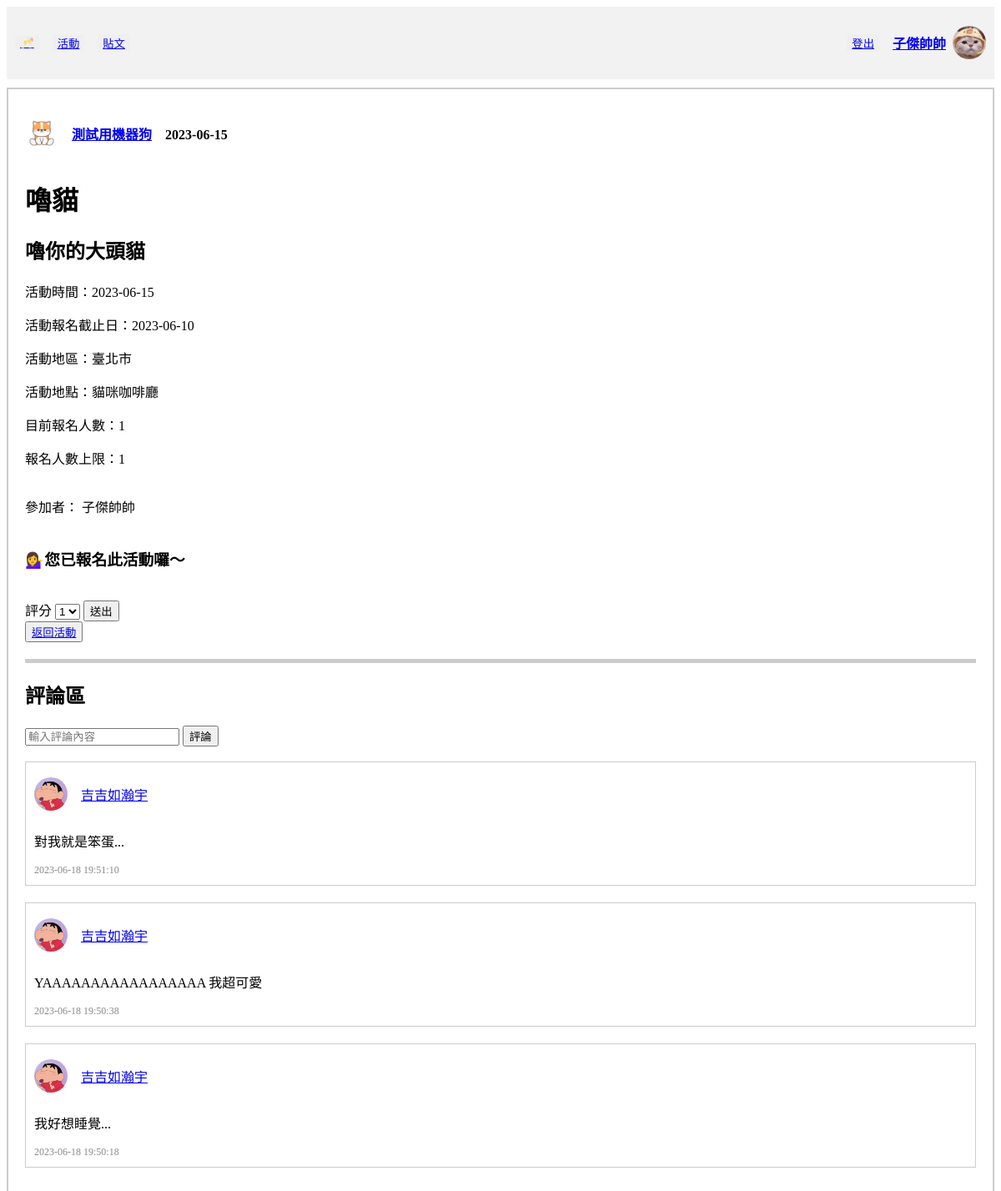
The page /activity/activities/activity_detail/77d75086-9847-444d-a099-e75c987ea84b (signed in) on the database its author committed.
### tables this page shows
CREATE TABLE "User" (
	"userID"	INTEGER,
	"password"	VARCHAR(10),
	"nickname"	VARCHAR(10) NOT NULL,
	"gender"	VARCHAR(1) NOT NULL,
	"birth"	TEXT,
	"cellphone"	VARCHAR(10),
	"email"	TEXT UNIQUE,
	"image" TEXT,
	PRIMARY KEY("userID" AUTOINCREMENT)
);

CREATE TABLE "Activity" (
	"activityID"	VARCHAR(36),
	"title"	VARCHAR(10),
	"time"	TEXT,
	"area"	TEXT,
	"location"	TEXT,
	"category"	TEXT,
	"peopleLimited"	INTEGER,
	"fee"	INTEGER,
	"expireDate"	TEXT,
	"organizerUserID"	INTEGER,
	"Intro"	VARCHAR(50),
	"createTime"	TEXT,
	FOREIGN KEY("organizerUserID") REFERENCES "User"("userID"),
	PRIMARY KEY("activityID")
);

CREATE TABLE "Participant" (
	"participantUserID"	INTEGER,
	"participantActivityID"	VARCHAR(36),
	"score"	INTEGER,
	FOREIGN KEY("participantUserID") REFERENCES "User"("userID"),
	FOREIGN KEY("participantActivityID") REFERENCES "Activity"("activityID"),
	PRIMARY KEY("participantUserID","participantActivityID")
);

CREATE TABLE "Discussion" (
	"discussionID"	INTEGER,
	"discussionUserID"	INTEGER,
	"discussionActivityID"	VARCHAR(36),
	"discussionTime"	TEXT,
	"discussionContent"	TEXT,
	FOREIGN KEY("discussionUserID") REFERENCES "User"("userID"),
	FOREIGN KEY("discussionActivityID") REFERENCES "Activity"("activityID"),
	PRIMARY KEY("discussionID" AUTOINCREMENT)
);

### crud/crudActivity.py (the view, shortened to what this page needs)
@activity_bp.route(
    "/activities/activity_detail/<string:activityID>", methods=["GET", "POST"]
)
def activity_detail(activityID):
    show_methed = request.args.get("show_methed")
    postDate = datetime.now().strftime("%Y-%m-%d")
    origin_user = session["userID"]
    con = sql.connect("funCrew_db.db")
    con.row_factory = sql.Row
    cur = con.cursor()
    cur.execute("SELECT nickname FROM User WHERE userID=?", (origin_user,))
    origin_username = cur.fetchone()[0]
    cur.execute("SELECT image FROM User WHERE userID=?", (origin_user,))
    origin_user_image = cur.fetchone()[0]
    cur.execute(
        "SELECT * FROM Participant WHERE participantUserID=? AND participantActivityID=?",
        (origin_user, activityID),
    )
    joint = cur.fetchone()
    cur.execute(
        "SELECT * FROM Activity, User WHERE organizerUserID=userID AND activityID=?",
        (activityID,),
    )
    activity = cur.fetchone()
    cur.execute(
        "SELECT * FROM Activity, Participant WHERE activityID=participantActivityID AND activityID=?",
        (activityID,),
    )
    participants = cur.fetchall()
    cur.execute(
        "SELECT nickname FROM User, Participant WHERE userID=participantUserID AND participantActivityID=?",
        (activityID,),
    )
    participants_menber = cur.fetchall()
    cur.execute(
        "SELECT COUNT(*) AS count_participants FROM Activity JOIN Participant ON Activity.activityID = Participant.participantActivityID WHERE Activity.activityID =?",
        (activityID,),
    )
    count_participants = cur.fetchone()
    cur.execute(
        """
        SELECT Discussion.*, User.image, User.nickname
        FROM Discussion
        INNER JOIN User ON Discussion.discussionUserID = User.userID
        WHERE discussionActivityID = ?
        ORDER BY discussionTime DESC
        """,
        (activityID,),
    )
    discussions = cur.fetchall()
    cur.execute(
        "SELECT image FROM User WHERE userID=? ", (activity["organizerUserID"],)
    )
    user_image = cur.fetchone()
    try:
        return render_template(
            "activity_detail.html",
            activity=activity,
            discussions=discussions,
            activityID=activityID,
            userID=origin_user,
            show_methed=show_methed,
            user_image=user_image,
            origin_username=origin_username,
            origin_user_image=origin_user_image,
            joint=joint,
            postDate=postDate,
            count_participants=count_participants,
            origin_user=origin_user,
            participants=participants,
            participants_menber=participants_menber,
        )
    except Exception as e:
        print(e)

### templates/activity_detail.html (shortened to what this page needs)
<!DOCTYPE html>
<html lang="zh-Hant-TW">
<head>
</head>
<body>
    <div class="header">
        <div class="header-left">
            <button class="button"><a href="/home"> 🥂 </a></button>
            <button class="button"><a href="/activity/activities/signingUp">活動</a></button>
            <button class="button"><a href="/post/posts/newest">貼文</a></button>
        </div>
        <div class="header-right">
            <button class="button"><a href="/user/logout">登出</a></button>
            <div class="user-info">
                <h4><a href="/user/personalInfo">{{ origin_username }}</a></h4></button>
                <img src="{{ url_for('static', filename='images/avatars/' + origin_user_image) }}" alt="大頭貼">
            </div>
        </div>
    </div>
    <div class="post-wrapper">
        <div class="user-info">
            <img src="{{ url_for('static', filename='images/avatars/' + user_image[0]) }}" alt="大頭貼">
            <h4>　<a href="/user/info/{{activity['organizerUserID']}}">{{ activity['nickname'] }}</a>　{{ activity['time']
                }}</h4>
        </div>
        <h1>{{ activity['title'] }}</h1>
        <h2>{{ activity['Intro'] }}</h2>
        <p>活動時間：{{ activity['time'] }}</p>
        <p>活動報名截止日：{{ activity['expireDate'] }}</p>
        <p>活動地區：{{ activity['area'] }}</p>
        <p>活動地點：{{ activity['location'] }}</p>
        <p>目前報名人數：{{ count_participants[0] }}</p>
        <p>報名人數上限：{{ activity['peopleLimited']}}</p>
        <br>
        {% if participants_menber %}
        參加者：
        {% for menber in participants_menber %}
        {{menber[0]}}
        {% endfor %}
        <br><br>
        {% endif %}
        {% for participant in participants %}
        {% if origin_user == participant['participantUserID']%}
        <h3>💁‍♀️您已報名此活動囉～</h3>
        {% endif %}
        {% endfor %}
        <br>
            {% if joint and postDate > activity[2] %}
            <form action="/activity/rating/{{ activity['activityID'] }}" method="POST">
                <label for="rating">評分</label>
                <select id="rating" name="rating" required>
                    {% for i in range(1,6) %}
                    <option value={{i}}>{{i}}</option>
                    {% endfor %}
                </select>
                <input type="submit" value="送出">
            </form>
            {% endif %}
    <button><a href="/activity/activities/{{show_methed}}">返回活動</a></button>
    <div class="separator"></div>
    <h2>評論區</h2>
    <form action="/activity/activities/activity_detail/{{ activityID }}" method="post" required>
        <div class="input">
            <input type="text" name="content" placeholder="輸入評論內容">
            <button type="submit">評論</button>
        </div>
    </form>
    <br>
    {% for discussion in discussions %}
    <div class="post">
        <div class="content">
            <div class="user-info">
                <img src="{{ url_for('static', filename='images/avatars/' + discussion['image']) }}" alt="大頭貼">
                <p><a href="/user/info/{{ discussion['discussionUserID'] }}">{{ discussion['nickname'] }}</a>
                </p>
            </div>
            <p>{{ discussion['discussionContent'] }}</p>
        </div>
        <div class="info">
            <span>{{ discussion['discussionTime'] }}</span>
        </div>
    </div>
    {% endfor %}
    </div>
</body>

### templates/activity_detail.html (style rules this page uses)
.header { display: flex; justify-content: space-between; align-items: center; padding: 10px; background-color: #f2f2f2; }
.header-left { display: flex; align-items: center; }
.header-right { display: flex; align-items: center; }
.button { margin-right: 16px; border: none; }
.post { margin-bottom: 20px; border: 1px solid #ccc; padding: 10px; }
.post .info { font-size: 12px; color: #888; }
.post .content { margin-top: 0px; }
.user-info { display: flex; align-items: center; }
.user-info h4 { margin-right: 8px; }
.user-info img { width: 40px; height: 40px; border-radius: 50%; object-fit: cover; }
.post-wrapper { border: 2px solid #ccc; padding: 20px; margin-top: 10px; margin-bottom: 10px; }
.separator { border-top: 5px solid #ccc; margin-top: 20px; margin-bottom: 20px; }

### rows shown on the page
User: nickname "子傑帥帥", image (picture)
User: image (picture), nickname "測試用機器狗"
Activity: time "2023-06-15", title "嚕貓", Intro "嚕你的大頭貓", expireDate "2023-06-10", area "臺北市", location "貓咪咖啡廳", peopleLimited "1"
Participant: shows "💁‍♀️您已報名此活動囉～"
Discussion: image (picture), nickname "吉吉如瀚宇", discussionContent "對我就是笨蛋...", discussionTime "2023-06-18 19:51:10"
Discussion: image (picture), nickname "吉吉如瀚宇", discussionContent "YAAAAAAAAAAAAAAAAA 我超可愛", discussionTime "2023-06-18 19:50:38"
Discussion: image (picture), nickname "吉吉如瀚宇", discussionContent "我好想睡覺...", discussionTime "2023-06-18 19:50:18"

### other values the page prints
{{ count_participants[0] }} "1"
form field rating "1"
